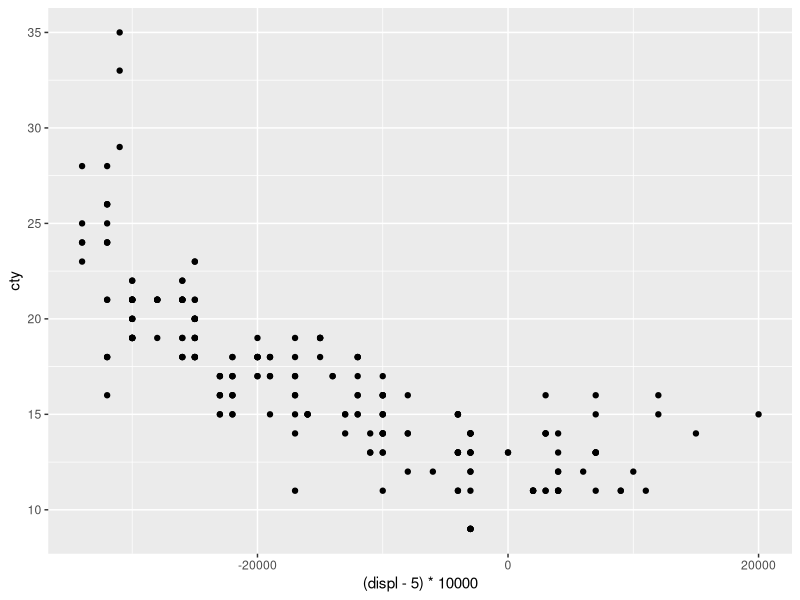
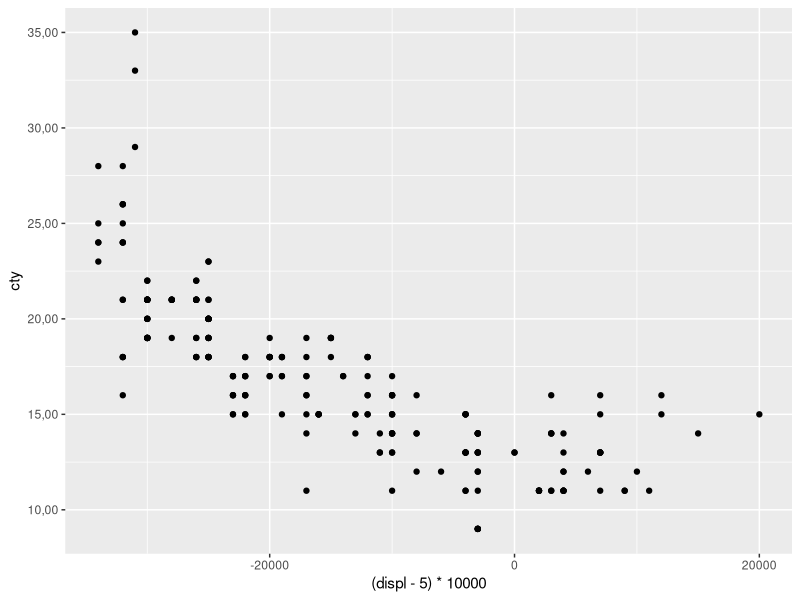
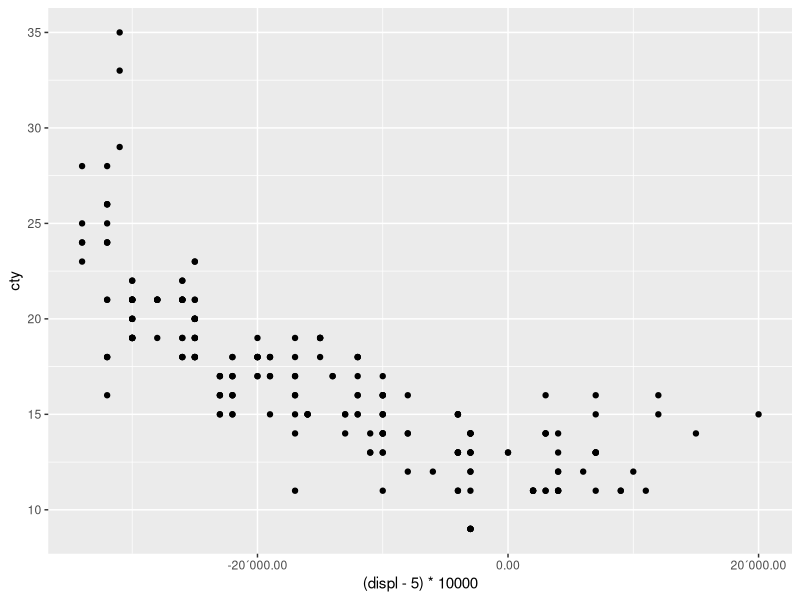

These figures' R source, in order: (Note: this script raises an error after producing the figures.)
# collection of options to change the scales in your plot with the "scales" packages from the tidyverse
# ML 2022-06-22

library(tidyverse)
#library(scales)

# 1) dealing with numeric axes
# create some random plot we can play with
p <- ggplot(mpg, aes((displ-5)*10000, cty)) + geom_point()
p

# now play around with axes 
p + scale_y_continuous(labels = scales::number_format(accuracy = 0.01, decimal.mark = ','))
p + scale_x_continuous(
  labels = scales::comma_format(big.mark = '´',
                                decimal.mark = '.',
                                accuracy = 0.01))

p + scale_y_continuous(breaks = breaks_width(width = 1))
p + scale_x_continuous(breaks = breaks_pretty())
p + scale_x_continuous(breaks = breaks_extended())
p + scale_y_log10(n.breaks = 10)
p + scale_y_log10(n.breaks = 10, labels = scales::number_format(accuracy = 0.01, decimal.mark = ','))


# 2) dealing with date format axes
# partly taken from: https://ggplot2.tidyverse.org/reference/scale_date.html
# create random data and plot
last_month <- Sys.Date() - 0:29
df <- data.frame(date = last_month, price = runif(30))
p <- ggplot(df, aes(date, price)) + geom_line()
p
p + scale_x_date(date_breaks = "1 week", date_labels = "%W") # Kalenderwoche
p + scale_x_date(date_breaks = "week", date_minor_breaks = "1 day") # change background lines
p + scale_x_date(date_breaks = "2 weeks", labels = date_format("%m/%d")) # moth and day



